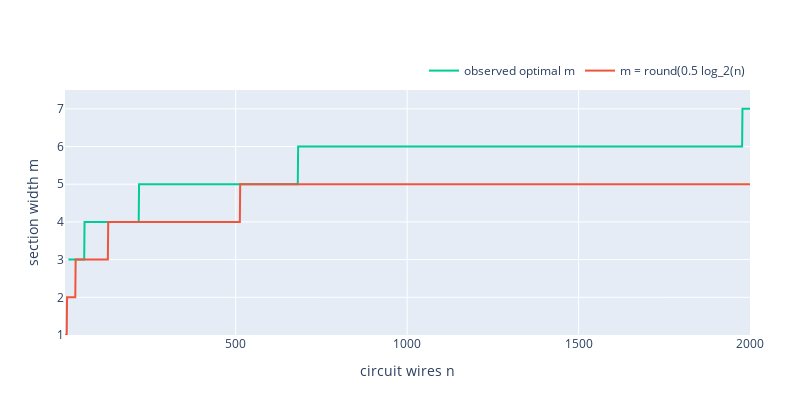

Notebook code for this chart:
### Code cell
layout_3 = go.Layout(
    margin=dict(l=65, r=50, b=65, t=90),
    autosize=False,
    width=800,
    height=400,
    xaxis = dict(title='circuit wires n'),
    yaxis = dict(title='section width m', range=[1, 7.5]),
    legend=dict(orientation='h', yanchor='bottom', y=1.02, xanchor='right', x=1),
    )

trace2 = go.Scatter(x= n_vec_2d, y = np.rint(m_2d_default), mode='lines', name='m = round(0.5 log_2(n)', line=dict(color='#EF553B'))
trace3 = go.Scatter(x= n_meas, y = m_meas, name='observed optimal m', mode='lines', line=dict(color='#00CC96'))

data = [trace3, trace2]
fig = go.Figure(data = data, layout=layout_3)
fig.show()

### Figure 1 — Plotly figure (JSON) as saved in the notebook; plotly's stock layout.template omitted (floating-point values rounded to 4 significant figures; data arrays with more than 128 entries replaced by an {"elided": "..."} marker saying what was removed)
{"data": [{"line": {"color": "#00CC96"}, "mode": "lines", "name": "observed optimal m", "type": "scatter", "x": [12, 58, 59, 217, 218, 681, 682, 1977, 1978, 2000], "y": [3, 3, 4, 4, 5, 5, 6, 6, 7, 7]}, {"line": {"color": "#EF553B"}, "mode": "lines", "name": "m = round(0.5 log_2(n)", "type": "scatter", "x": {"elided": "1999 int values"}, "y": {"elided": "1999 float values"}}], "layout": {"autosize": false, "height": 400, "legend": {"orientation": "h", "x": 1, "xanchor": "right", "y": 1.02, "yanchor": "bottom"}, "margin": {"b": 65, "l": 65, "r": 50, "t": 90}, "width": 800, "xaxis": {"title": {"text": "circuit wires n"}}, "yaxis": {"range": [1, 7.5], "title": {"text": "section width m"}}}}
